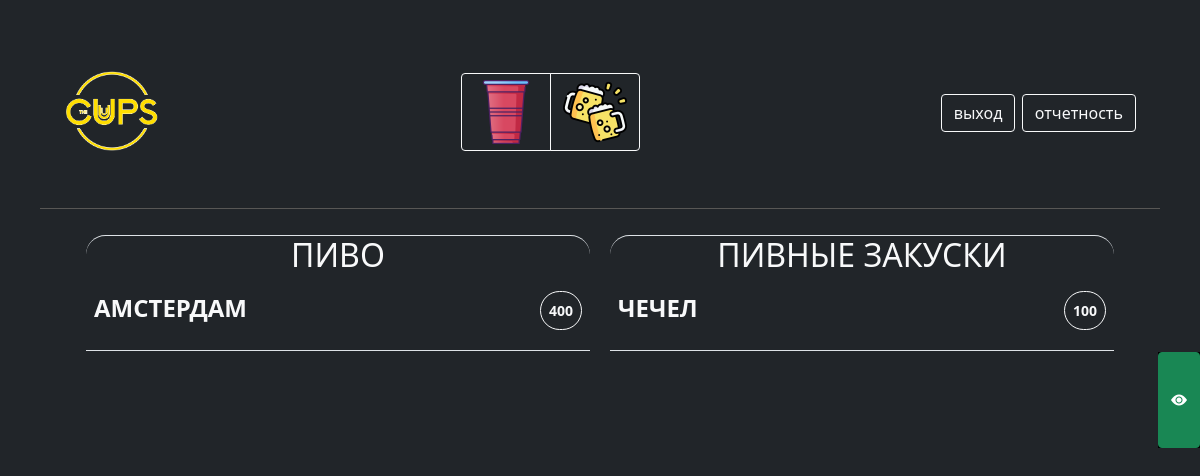
Page /main/alco/ (signed in) on the committed database.
### main/models.py (models this page shows, shortened)
class CupGroup(models.Model):
    name = models.CharField('наименование группы', max_length=50)
    CHOICE_ROOM = (
        ('no_alco', 'безалкогольная комната'),
        ('alco', 'алкогольная комната'),
    )
    room = models.CharField('комната', max_length=10, choices=CHOICE_ROOM, default='no_alco')
    class Meta:
        verbose_name = 'тип'
        verbose_name_plural = 'типы'

class Product(models.Model):
    group = models.ForeignKey(CupGroup, verbose_name='группа', on_delete=models.CASCADE, related_name='group_products')
    size = models.ForeignKey(CupSize, verbose_name='размер', on_delete=models.CASCADE, related_name='size_products', blank=True, null=True)
    name = models.CharField('название', max_length=50)
    description = models.TextField('описание')
    price = models.PositiveIntegerField(verbose_name='цена за ед', default=300)
    order_p = models.PositiveSmallIntegerField('порядок', default=0)
    enabled = models.BooleanField('действующая?', default=True)
    class Meta:
        verbose_name = 'товар'
        verbose_name_plural = 'товары'
        ordering = ['group','order_p']

### main/views.py (the view, shortened to what this page needs)
# urls.py: path('',include('main.urls'))
@login_required(login_url="/")
def main(request, room):
     groups = CupGroup.objects.filter(room=room)
     context = {
        'title':'основная',
        'groups': groups,
     }
     return render(request,'main.html', context)

### main/models.py (called while the page is built)
    def __str__(self):
        return self.name.upper()

### templates/main.html (shortened to what this page needs)
{% extends 'base.html' %}
{% load crispy_forms_tags %}
{% load static %}
{% block main %}
<header class="d-flex justify-content-between mb-4 align-items-center">
  <div class="m-4">
    <img src="/static/images/cups.PNG" alt="" width="96" height="96" class="rounded-pill">
  </div>
  <div class="btn-group m-2 mb-2" role="group" aria-label="Basic example" id="role">
    <a href="{% url 'main' 'no_alco' %}" class="btn btn-outline-light"><img src="{% static '/images/cup.png' %}" width="64"></a>
    <a href="{% url 'main' 'alco' %}" class="btn btn-outline-light"><img src="{% static '/images/beer.png' %}" width="64"></a>
  </div>
  <div class="m-4 navigator">
    <a href="{% url 'logout' %}" class="btn btn-outline-light nav_buttons">выход</a>
    {% if request.user.is_staff %}
    <a href="{% url 'report' %}" class="btn btn-outline-light nav_buttons">отчетность</a>
    {% endif %}
  </div>
</header>
<hr class="fw-bold" style="color:antiquewhite;">
<div class="flex-container">
    {% for group in groups %}
      <div class="flex-item">
        {% if group.group_products.all %}
          <div class="text-uppercase border-top rounded-pill">
            <h2 class="text-center">{{ group.name }}</h2>
          </div>
        {% endif %}
        {% regroup group.group_products.all by name as group_list %}
          {% for group in group_list %}
          <div class="justify-content-between d-flex p-2 border-bottom">
            <div class="fw-bold">
              <p class="text-uppercase" title="{{group.list.0.description}}" data-toggle="tooltip">{{group.grouper}}</p>
            </div>
            <div class="">
              {% for product in group.list %}
                <button value="{{product.id}}" class="order_btn btn btn-sm btn-outline-light rounded-pill p-2 fw-bold" data-toggle="tooltip" title="{{product.size}}">{{product.price}}</button>
              {% endfor %}
            </div>
            </div>
          {% endfor %}
        </div>
    {% endfor %}
</div>
<div class="d-flex position-fixed rounded-4" id="order_form">
  <div class="shower">
    <button type="button" class="btn btn-success h-100" style="min-height: 96px;">
      <i class="bi bi-eye-fill"></i>
    </button>
  </div>
</div>
{% endblock %}

### static/desktop.css (style rules this page uses)
.flex-container { display: flex; flex-wrap: wrap; justify-content: center; }
.flex-item { display: block; width: 45%; margin: 10px; }
body { font-family: "Finder"; height: 100%; margin: 40px!important; font-size: 24px!important; }
#order_form { right:0%; background-color: black; transform: translate(0, -50%); top:50%; }

### static/style.css (style rules this page uses)
body { font-family: "Finder"; height: 100%; margin: 40px!important; }
.nav_buttons { width: 100px; display: inline-block; margin: 5px; }
.btn { font-size: 1em!important; }
.flex-container { display: block; }
.flex-item { box-sizing: border-box; margin: 30px; margin-top: 30px; flex: 1 1 45%; box-sizing: border-box; margin: 10px; }
#order_form { right:0%; background-color: black; transform: translate(0, -50%); top:50%; }
.navigator { display: flex; flex-direction: column; }

### rows in the picture
CupGroup: name "ПИВО", grouper "АМСТЕРДАМ"
Product: {{ product.id }} 13 (drawn), price "400"
CupGroup: name "ПИВНЫЕ ЗАКУСКИ", grouper "ЧЕЧЕЛ"
Product: {{ product.id }} 14 (drawn), price "100"
